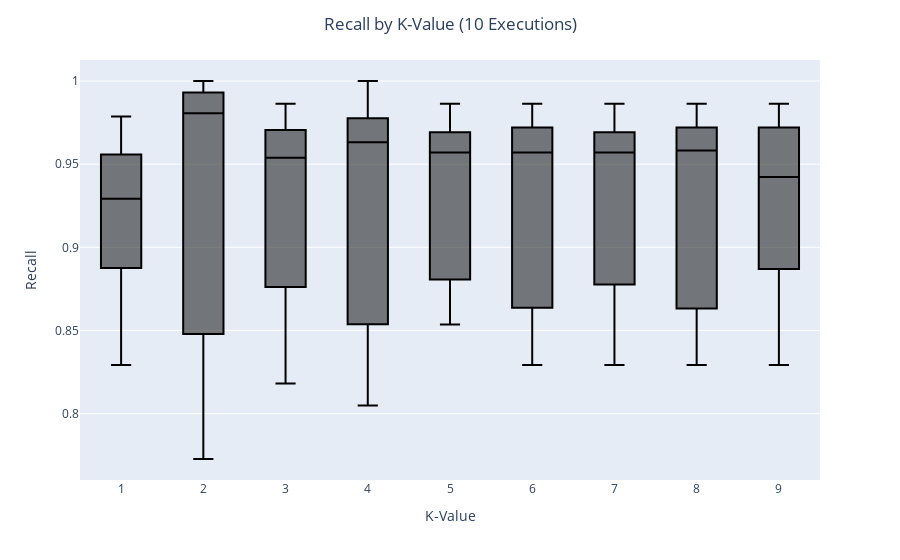

Source (notebook cell):
### Code cell
fig = px.box(output, x='K-Value', y='Recall', color_discrete_sequence=['black'])
fig.update_layout(title_text='Recall by K-Value (10 Executions)', title_x=0.5)
fig.show()

### Figure 1 — Plotly figure (JSON) as saved in the notebook; plotly's stock layout.template omitted (floating-point values rounded to 4 significant figures; data arrays with more than 128 entries replaced by an {"elided": "..."} marker saying what was removed)
{"data": [{"alignmentgroup": "True", "hovertemplate": "K-Value=%{x}<br>Recall=%{y}<extra></extra>", "legendgroup": "", "marker": {"color": "black"}, "name": "", "notched": false, "offsetgroup": "", "orientation": "v", "showlegend": false, "type": "box", "x": {"elided": "180 int values"}, "x0": " ", "xaxis": "x", "y": {"elided": "180 float values"}, "y0": " ", "yaxis": "y"}], "layout": {"boxmode": "group", "legend": {"tracegroupgap": 0}, "margin": {"t": 60}, "title": {"text": "Recall by K-Value (10 Executions)", "x": 0.5}, "xaxis": {"anchor": "y", "domain": [0, 1], "title": {"text": "K-Value"}}, "yaxis": {"anchor": "x", "domain": [0, 1], "title": {"text": "Recall"}}}}
